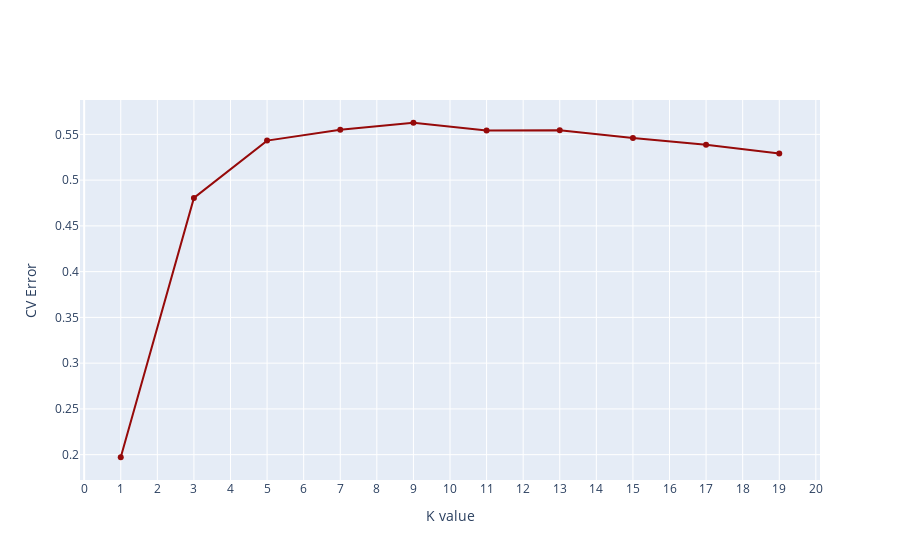

The notebook cell saved with this chart:
### Code cell
trace0 = go.Scatter(
    y = mse,
    x = neighbors, # np.arange(1,len(score)+1), 
    mode = 'lines+markers', 
    marker = dict(
        color = 'rgb(150, 10, 10)'
    )
)
layout = go.Layout(
    title = '', 
    xaxis = dict(
        title = 'K value', 
        tickmode = 'linear'
    ),
    yaxis = dict(
        title = 'CV Error',
#         range = [0, 10000]
    )
)
fig = go.Figure(data = [trace0], layout = layout)
iplot(fig, filename='basic-line')

### Figure 1 — Plotly figure (JSON) as saved in the notebook; plotly's stock layout.template omitted (floating-point values rounded to 4 significant figures)
{"data": [{"marker": {"color": "rgb(150, 10, 10)"}, "mode": "lines+markers", "type": "scatter", "x": [1, 3, 5, 7, 9, 11, 13, 15, 17, 19], "y": [0.1972, 0.4805, 0.5432, 0.5549, 0.5627, 0.5542, 0.5545, 0.5459, 0.5386, 0.5291]}], "layout": {"title": {"text": ""}, "xaxis": {"tickmode": "linear", "title": {"text": "K value"}}, "yaxis": {"title": {"text": "CV Error"}}}}
